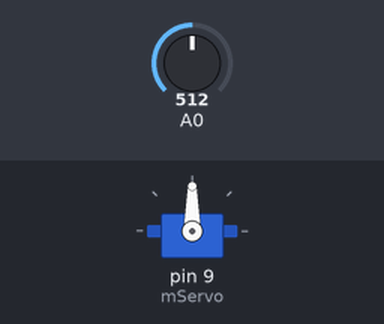
Bench run of a sketch on a simulated Arduino Uno, built with avr-gcc and run on an emulated ATmega328P. Parts: servo. The inputs (shaded band) are chosen by the test bench; at power-on: A0 = 512.

Above: at 1.2 s.
1.3 s: A0 set to 716
At 2.3 s:
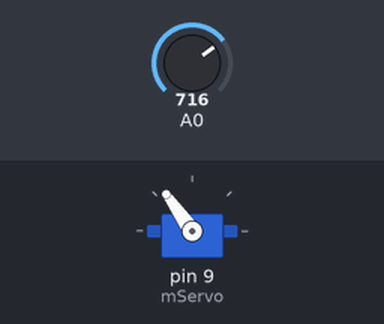
2.8 s: A0 set to 900
At 3.3 s:
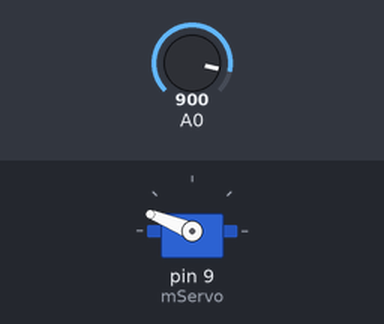
4.3 s: A0 set to 1023
At 5.5 s:
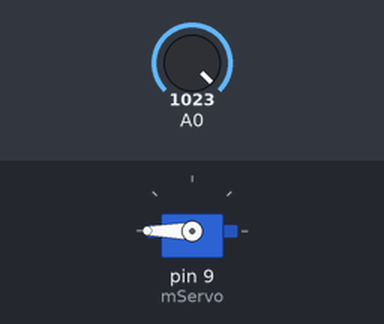
5.8 s: A0 set to 306
At 6.5 s:
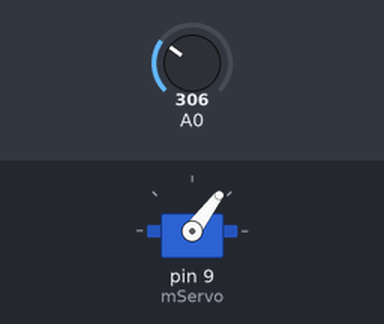
7.3 s: A0 set to 122
At 7.6 s:
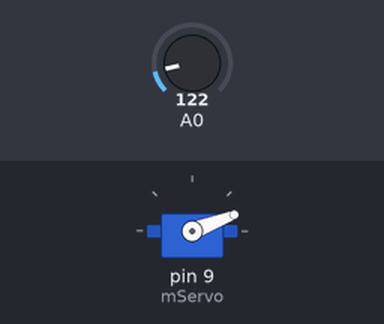
Timing chart, 0 to 9.8 s (numbered marks = the images above; inputs shaded):
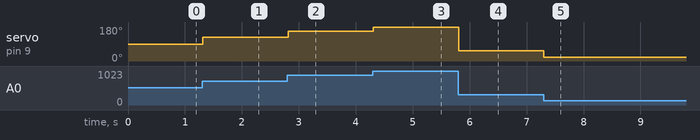

Measured:
- after the input at 1.3 s, servo on pin 9 (mServo): 90° → 125° at once
- after the input at 2.8 s, servo on pin 9 (mServo): 125° → 158° at once
- after the input at 4.3 s, servo on pin 9 (mServo): 158° → 180° at once
- after the input at 5.8 s, servo on pin 9 (mServo): 180° → 53° at once
- after the input at 7.3 s, servo on pin 9 (mServo): 53° → 21° at once

The sketch:

Servo.ino
```cpp
#include <Servo.h>

Servo mServo;//サーボモータを使うための設定

void setup() {
  pinMode(9, OUTPUT);
  mServo.attach(9);//デジタル9番ピンをサーボモータに使う
}

void loop() {
  int v = analogRead(0);//値を読み取る
  v = map(v, 0, 1023, 0, 180);//値の変更
  mServo.write(v);//サーボモータを回す
  delay(20);
}
```
